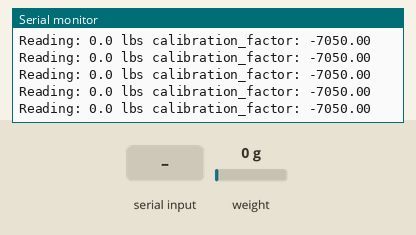
Simulated run of this sketch. Board: Arduino Uno, built with avr-gcc and run on an emulated ATmega328P. On the bench: the last lines printed to the serial monitor. The test bench sets the inputs (shaded band); at power-on: weight on the scale 0 g.

Above: at 3.3 s.
3.4 s: weight on the scale set to 100 g
At 3.4 s:
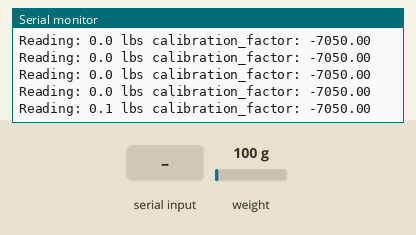
6.4 s: "+" received over Serial
At 6.53 s:
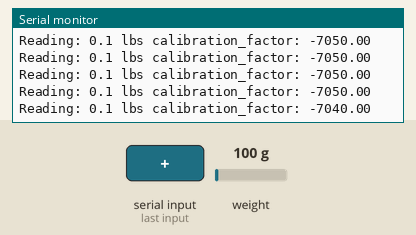
9.4 s: "a" received over Serial
At 9.47 s:
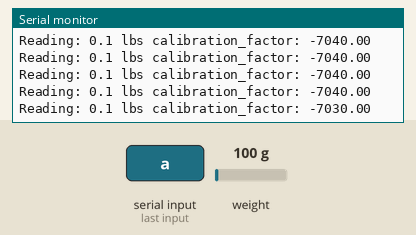
12.4 s: weight on the scale set to 1250 g
At 16.35 s:
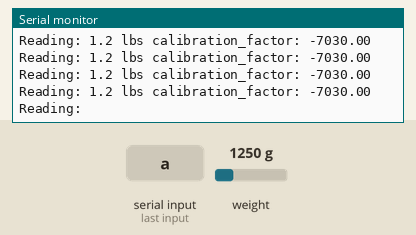
Timing chart, 0 to 16.4 s (numbered marks = the images above; inputs shaded):
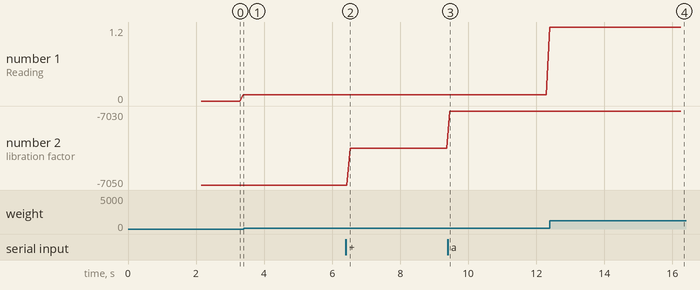

The sketch:

HX711_Calibration.ino
```cpp
#include <HX711.h>

#define LOADCELL_DOUT_PIN  5
#define LOADCELL_SCK_PIN  4

HX711 scale;

float calibration_factor = -7050; //-7050 worked for 440lbs max scale setup

void setup() {
  Serial.begin(9600);
  Serial.println("HX711 calibration sketch");
  Serial.println("Remove all weight from scale");
  Serial.println("After readings begin, place known weight on scale");
  Serial.println("Press + or a to increase calibration factor");
  Serial.println("Press - or z to decrease calibration factor");

  scale.begin(LOADCELL_DOUT_PIN, LOADCELL_SCK_PIN);
  scale.set_scale();
  scale.tare(); //Reset the scale to 0

  long zero_factor = scale.read_average(); //Get a baseline reading
  Serial.print("Zero factor: "); //This can be used to remove the need to tare the scale. Useful in permanent scale projects.
  Serial.println(zero_factor);
}

void loop() {

  scale.set_scale(calibration_factor); //Adjust to this calibration factor
  Serial.print("Reading: ");
  Serial.print(scale.get_units(), 1);
  Serial.print(" lbs"); //Change this to kg and re-adjust the calibration factor if you follow SI units like a sane person
  Serial.print(" calibration_factor: ");
  Serial.print(calibration_factor);
  Serial.println();

  if(Serial.available())
  {
    char temp = Serial.read();
    if(temp == '+' || temp == 'a')
      calibration_factor += 10;
    else if(temp == '-' || temp == 'z')
      calibration_factor -= 10;
  }
}
```

Measured:
- after the input at 6.4 s, the serial monitor: prints a new line after 0.13 s (image 2)
- after the input at 9.4 s, the serial monitor: prints a new line after 0.06 s (image 3)
- after the input at 12.4 s, the serial monitor: prints a new line after 0.10 s (image 4)
- plotted number 1: 0.1 → 1.2 after the input at 9.4 s
- plotted number 2: -7050 → -7040 after the input at 6.4 s, -7040 → -7030 after the input at 9.4 s
